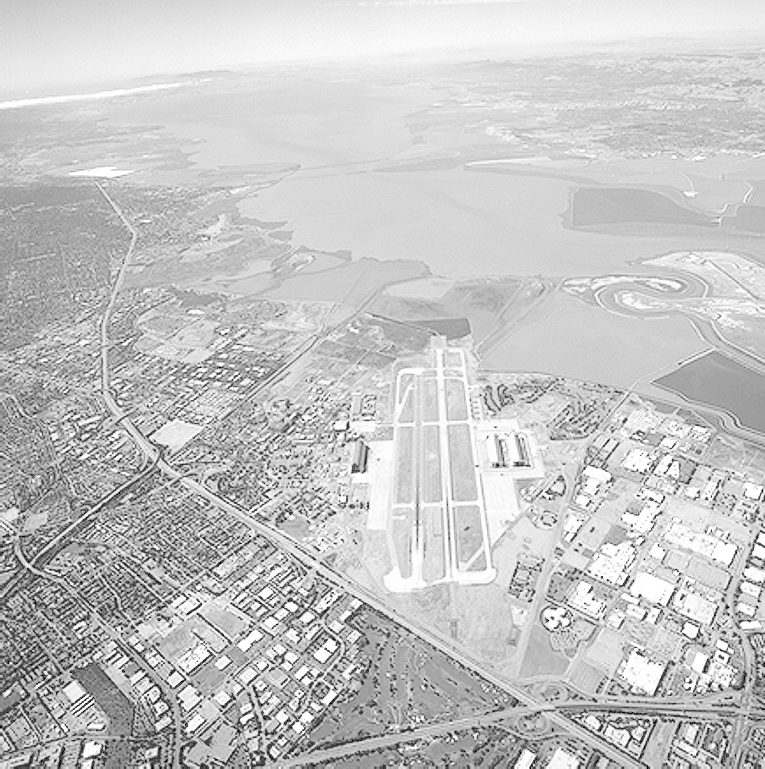
#> input picture runway.png, 765 x 769 px, found by its file name
$ python Assignment_1_Q1.py
#> lines starting #> are read from the running program, lines starting #| are printed output that depends on the picture
import cv2 as cv
import numpy as np
import matplotlib.pyplot as plt


file_path = r"d:\computer_Vision_Inclass_11_26\runway.png"

# Load Image
img = cv.imread(file_path, cv.IMREAD_GRAYSCALE)
#> img is the input picture: shape (769, 765); min 0, max 255, mean 197.1

if img is None:
    print(" ERROR: Image not found.")
else:
    print(" Image loaded. Processing all transformations...")

    #  GAMMA CORRECTION = 0.5
    gamma1 = 0.5
    lut1 = np.array([((i / 255.0) ** gamma1) * 255 for i in range(256)]).astype("uint8")
    img_gamma_05 = cv.LUT(img, lut1)
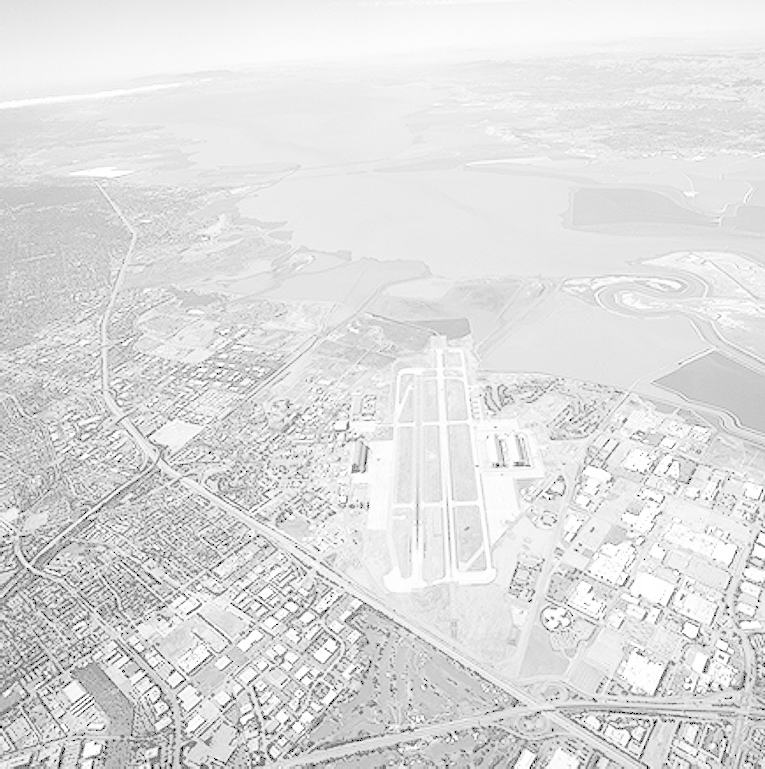
#> img_gamma_05: shape (769, 765); min 0, max 255, mean 222

    #  GAMMA CORRECTION = 2.0
    gamma2 = 2.0
    lut2 = np.array([((i / 255.0) ** gamma2) * 255 for i in range(256)]).astype("uint8")
    img_gamma_20 = cv.LUT(img, lut2)
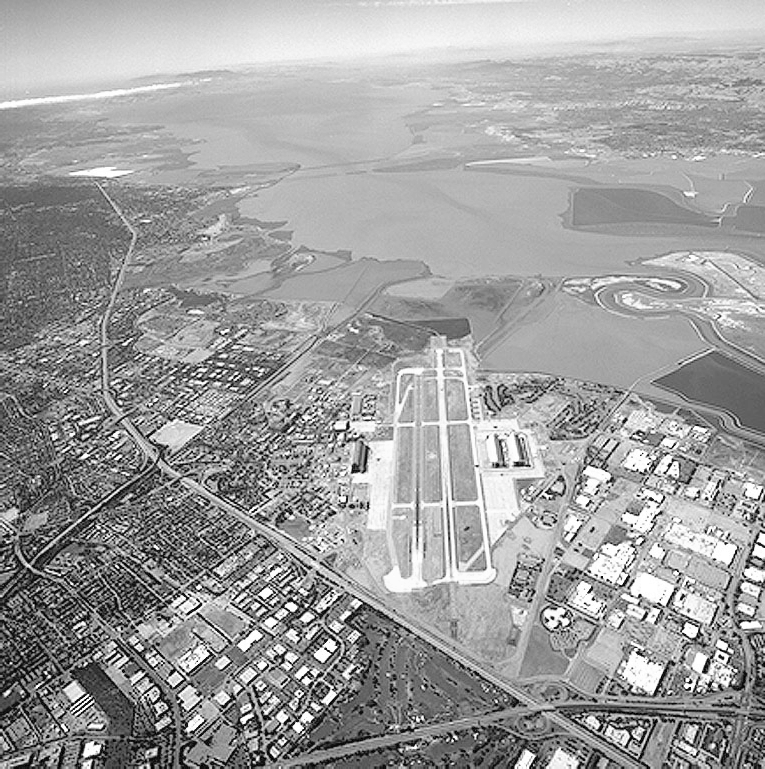
#> img_gamma_20: shape (769, 765); min 0, max 255, mean 158.5

    #  CONTRAST STRETCHING (Piecewise Linear) ---
    r1, r2 = 0.2, 0.8
    lut_stretch = []
    for i in range(256):
        r = i / 255.0  # Normalize to [0, 1]
        if r < r1:
            s = 0
        elif r1 <= r <= r2:
            s = (r - r1) / (r2 - r1)
        else:
            s = 1
        lut_stretch.append(s * 255)

    lut_stretch = np.array(lut_stretch, dtype="uint8")
    img_stretched = cv.LUT(img, lut_stretch)
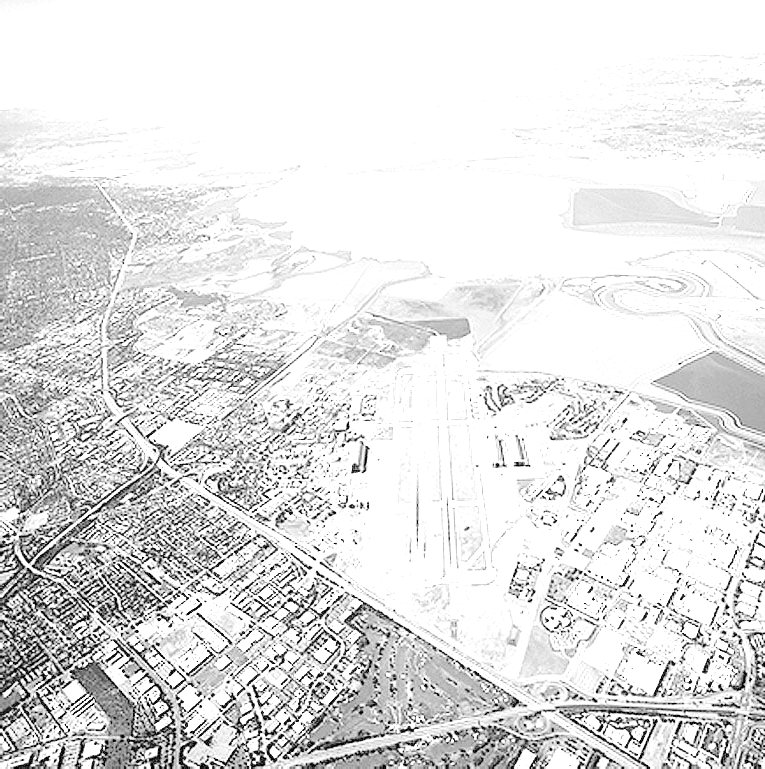
#> img_stretched: shape (769, 765); min 0, max 255, mean 225.1

    # DISPLAY ALL IN ONE GRID
    plt.figure(figsize=(10, 8)) # Adjust size as needed

    #  Original
    plt.subplot(2, 2, 1)
    plt.imshow(img, cmap='gray', vmin=0, vmax=255)
    plt.title('Original Image')
    plt.axis('off')

    #  Gamma 0.5
    plt.subplot(2, 2, 2)
    plt.imshow(img_gamma_05, cmap='gray', vmin=0, vmax=255)
    plt.title(r'(a) Gamma Corrected ($\gamma=0.5$)')
    plt.axis('off')

    #  Gamma 2.0
    plt.subplot(2, 2, 3)
    plt.imshow(img_gamma_20, cmap='gray', vmin=0, vmax=255)
    plt.title(r'(b) Gamma Corrected ($\gamma=2.0$)')
    plt.axis('off')

    #  Contrast Stretching
    plt.subplot(2, 2, 4)
    plt.imshow(img_stretched, cmap='gray', vmin=0, vmax=255)
    plt.title(f'(c) Contrast Stretching\n($r_1={r1}, r_2={r2}$)')
    plt.axis('off')

    plt.tight_layout()
    plt.show()
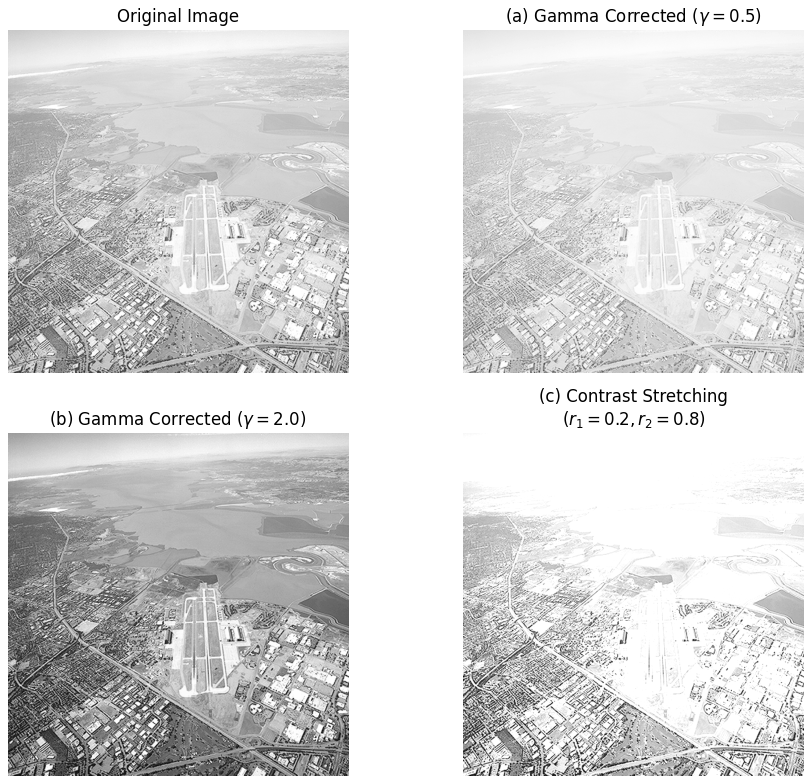
#> figure drawn by matplotlib, 4 panels
